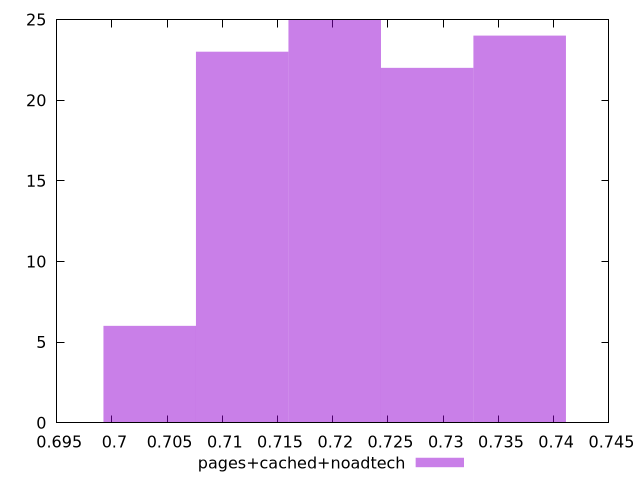

The script that saved this image:
$_pagesCachedNoadtech <<EOF
0.7285516091963267 22
0.7118032963412387 23
0.7369257656238707 24
0.7201774527687828 25
0.7034291399136947 6
EOF
set key outside below
set terminal pngcairo
set output "report_00005_2020-11-02T22-26-11.212Z/performance_score/pages+cached+noadtech//hist.png"
set yrange [0:25]
set boxwidth 0.008374156427543985
set style fill transparent solid 0.5 noborder
plot $_pagesCachedNoadtech title "pages+cached+noadtech" with boxes ,
